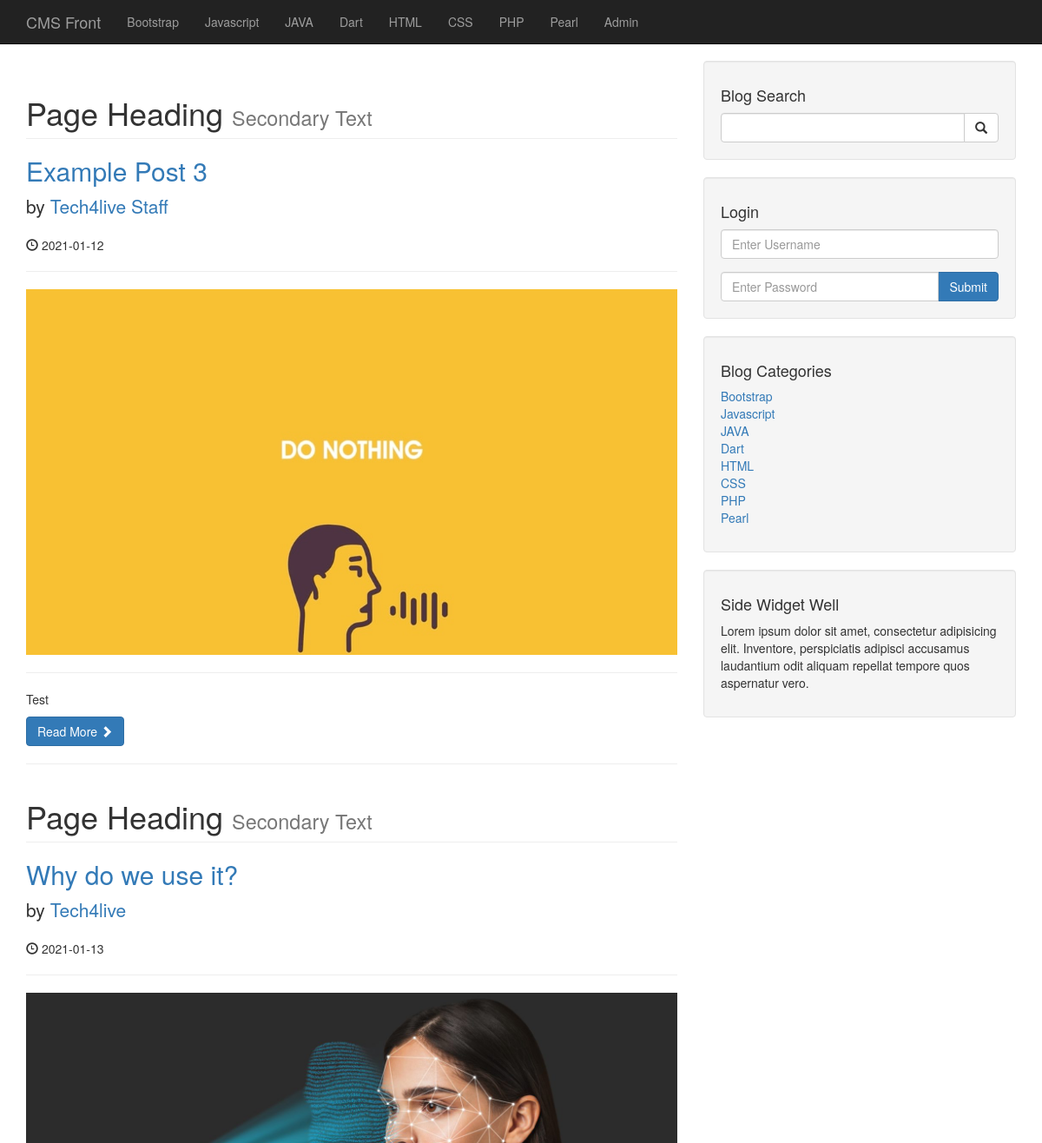
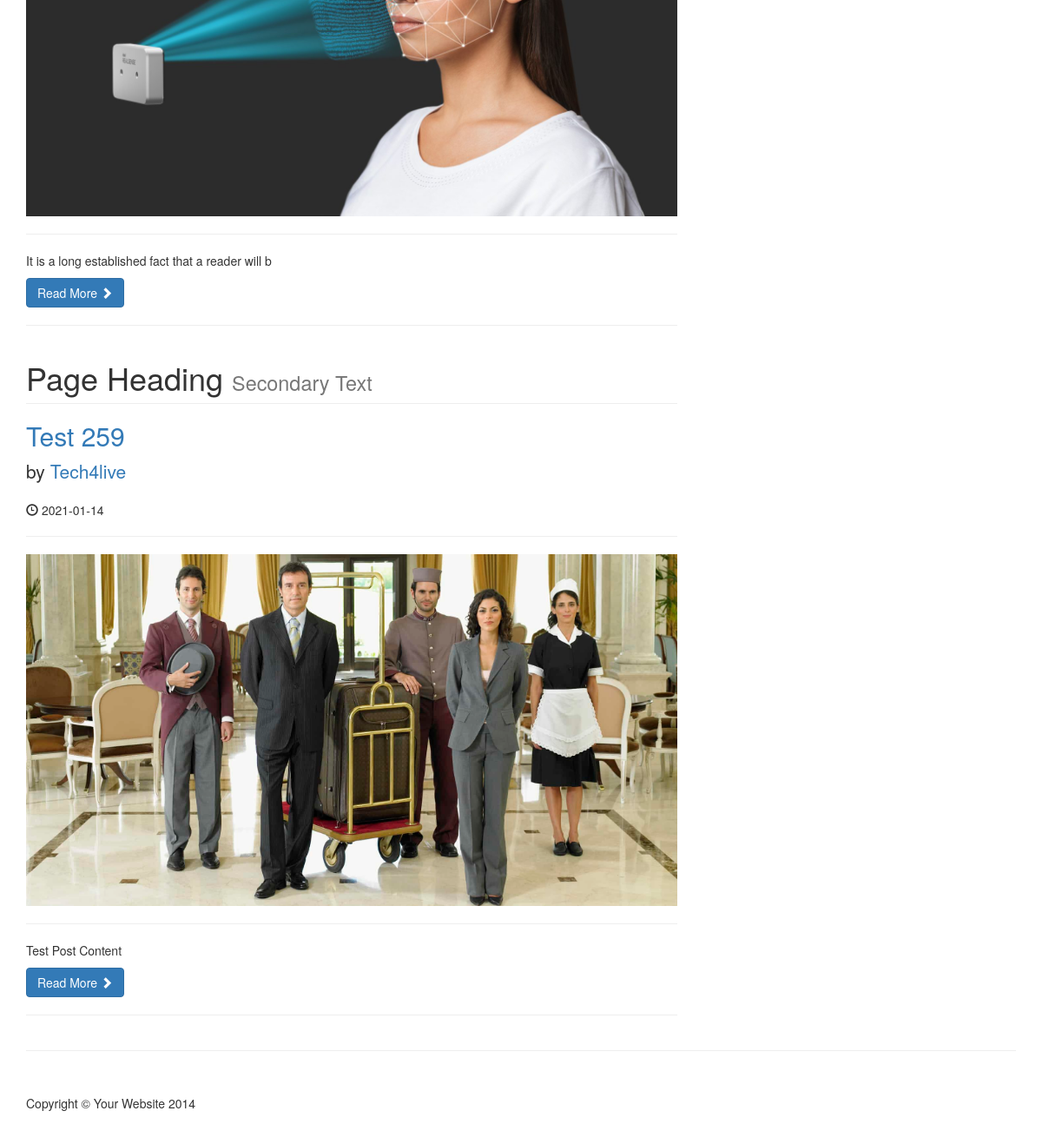
The app's page /category.php?category=1 with its own data (2 pictures, top to bottom).
### tables this page shows
CREATE TABLE `categories` (
  `cat_id` int(3) NOT NULL,
  `cat_title` varchar(300) NOT NULL
);

CREATE TABLE `posts` (
  `post_id` int(3) NOT NULL,
  `post_category_id` int(3) NOT NULL,
  `post_title` varchar(255) NOT NULL,
  `post_author` varchar(255) NOT NULL,
  `post_date` date NOT NULL,
  `post_image` text NOT NULL,
  `post_content` text NOT NULL,
  `post_tags` varchar(255) NOT NULL,
  `post_comment_count` int(11) NOT NULL,
  `post_status` varchar(255) NOT NULL DEFAULT 'draft'
);

### category.php (the view)
<?php include "includes/db.php"?>
<?php include "includes/header.php"?>
<?php include "includes/navigations.php" ?>
    <div class="container">
        <div class="row">
            <div class="col-md-8">
                <?php
    if(isset($_GET['category'])) {
        $post_category_id = $_GET['category'];
    }
                $query = "SELECT * FROM posts WHERE post_category_id = $post_category_id ";
                $select_all_posts_query = mysqli_query($connection, $query);
                while($row = mysqli_fetch_assoc($select_all_posts_query)) {
                $post_id = $row['post_id'];
                $post_title = $row['post_title'];
                $post_author = $row['post_author'];
                $post_date = $row['post_date'];
                $post_image = $row['post_image'];
                $post_content = substr($row['post_content'],0,50);
                ?>
                <h1 class="page-header">
                    Page Heading
                    <small>Secondary Text</small>
                </h1>
                <h2>
                    <a href="post.php?p_id=<?php echo $post_id; ?>"><?php echo $post_title ?></a>
                </h2>
                <p class="lead">
                    by <a href="index.php"><?php echo $post_author ?></a>
                </p>
                <p><span class="glyphicon glyphicon-time"></span> <?php echo $post_date ?></p>
                <hr>
                <img class="img-responsive" src="images/<?php echo $post_image; ?>" alt="">
                <hr>
                <p><?php echo $post_content ?></p>
                <a class="btn btn-primary" href="#">Read More <span class="glyphicon glyphicon-chevron-right"></span></a>
                <hr>
                   <?php } ?>
            </div>
         <?php include "includes/sidebar.php" ?>
        </div>
        <hr>
        <?php include "includes/footer.php" ?>

### includes/navigations.php (shortened to what this page needs)
<nav class="navbar navbar-inverse navbar-fixed-top" role="navigation">
    <div class="container">
        <div class="navbar-header">
            <a class="navbar-brand" href="index.php">CMS Front</a>
        </div>
        <div class="collapse navbar-collapse" id="bs-example-navbar-collapse-1">
            <ul class="nav navbar-nav">
                <?php
                $query = "SELECT * FROM categories";
                $select_all_categories_query = mysqli_query($connection, $query);
                while($row = mysqli_fetch_assoc($select_all_categories_query)) {
                    $cat_title = $row['cat_title'];
                    echo "<li><a href = '#'>{$cat_title}</a></li>";
                }
                ?>
                <li>
                    <a href="admin">Admin</a>
                </li>
            </ul>
        </div>
    </div>
</nav>

### includes/sidebar.php
<div class="col-md-4">
             <div class="well">
                 <h4>Blog Search</h4>
                 <form action="search.php" method="post">
                 <div class="input-group">
                     <input name="search" type="text" class="form-control">
                     <span class="input-group-btn">
                         <button name="submit" class="btn btn-default" type="submit">
                             <span class="glyphicon glyphicon-search"></span>
                     </button>
                     </span>
                 </div>
                     </form>
             </div>
             <div class="well">
                 <h4>Login</h4>
                 <form action="includes/login.php" method="post">
                 <div class="form-group">
                     <input name="username" type="text" class="form-control" placeholder="Enter Username">
                 </div>
                 <div class="input-group">
                     <input name="password" type="password" class="form-control" placeholder="Enter Password">
                     <span class="input-group-btn">
                         <button class="btn btn-primary" name="login" type="submit">Submit
                         </button>
                     </span>
                 </div>
                     </form>
             </div>
             <div class="well">
                 <?php
                 $query = "SELECT * FROM categories";
                 $select_categories_sidebar = mysqli_query($connection, $query);
                 ?>
                 <h4>Blog Categories</h4>
                 <div class="row">
                     <div class="col-lg-12">
                         <ul class="list-unstyled">
                             <?php
                             while($row = mysqli_fetch_assoc($select_categories_sidebar)) {
                             $cat_title = $row['cat_title'];
                             $cat_id = $row['cat_id'];
                             echo "<li><a href = 'category.php?category=$cat_id'>{$cat_title}</a></li>";
                             }
                             ?>
                   </ul>
                     </div>
                 </div>
             </div>
             <?php include "widget.php"; ?>
         </div>

### css/blog-home.css (style rules this page uses)
body { padding-top: 70px; }

### records on screen
categories: cat_title "Bootstrap"
categories: cat_title "Javascript"
categories: cat_title "JAVA"
categories: cat_title "Dart"
categories: cat_title "HTML"
categories: cat_title "CSS"
categories: cat_title "PHP"
categories: cat_title "Pearl"
posts: post_title "Example Post 3", post_author "Tech4live Staff", post_date "2021-01-12", post_image (picture), post_content "Test"
posts: post_title "Why do we use it?", post_author "Tech4live", post_date "2021-01-13", post_image (picture), post_content "It is a long established fact that a reader will b"
posts: post_title "Test 259", post_author "Tech4live", post_date "2021-01-14", post_image (picture), post_content "Test Post Content"
